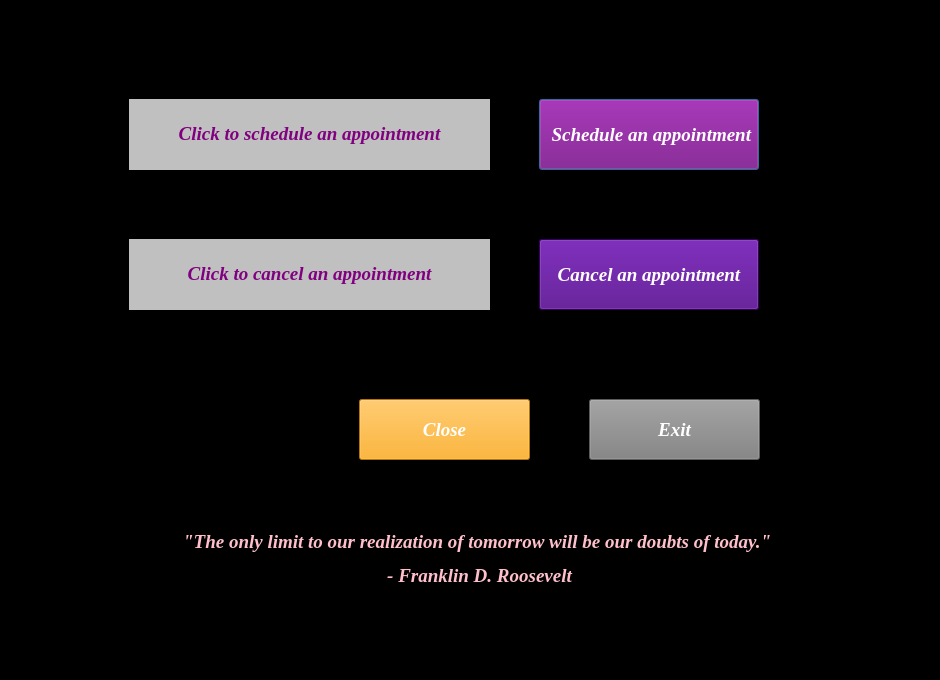
<?xml version="1.0" encoding="UTF-8"?>
<ui version="4.0">
 <class>DoctorsAppointmentDialog</class>
 <widget class="QDialog" name="DoctorsAppointmentDialog">
  <property name="geometry">
   <rect>
    <x>0</x>
    <y>0</y>
    <width>940</width>
    <height>680</height>
   </rect>
  </property>
  <property name="windowTitle">
   <string>Dialog</string>
  </property>
  <property name="styleSheet">
   <string notr="true">background-color: black;
</string>
  </property>
  <widget class="QWidget" name="widget" native="true">
   <property name="geometry">
    <rect>
     <x>19</x>
     <y>19</y>
     <width>901</width>
     <height>651</height>
    </rect>
   </property>
   <property name="styleSheet">
    <string notr="true">background-color: black;
</string>
   </property>
   <widget class="QPushButton" name="buttonScheduleAppointment">
    <property name="geometry">
     <rect>
      <x>520</x>
      <y>80</y>
      <width>220</width>
      <height>71</height>
     </rect>
    </property>
    <property name="font">
     <font>
      <family>Times New Roman</family>
      <pointsize>14</pointsize>
      <italic>true</italic>
      <bold>true</bold>
     </font>
    </property>
    <property name="styleSheet">
     <string notr="true">color: white;
background-color: purple;
</string>
    </property>
    <property name="text">
     <string> Schedule an appointment</string>
    </property>
   </widget>
   <widget class="QPushButton" name="buttonCancelAppointment">
    <property name="geometry">
     <rect>
      <x>520</x>
      <y>220</y>
      <width>220</width>
      <height>71</height>
     </rect>
    </property>
    <property name="font">
     <font>
      <family>Times New Roman</family>
      <pointsize>14</pointsize>
      <italic>true</italic>
      <bold>true</bold>
     </font>
    </property>
    <property name="styleSheet">
     <string notr="true">color: white;
background-color: indigo;
</string>
    </property>
    <property name="text">
     <string>Cancel an appointment</string>
    </property>
   </widget>
   <widget class="QPushButton" name="buttonExit">
    <property name="geometry">
     <rect>
      <x>570</x>
      <y>380</y>
      <width>171</width>
      <height>61</height>
     </rect>
    </property>
    <property name="font">
     <font>
      <family>Times New Roman</family>
      <pointsize>14</pointsize>
      <italic>true</italic>
      <bold>true</bold>
     </font>
    </property>
    <property name="styleSheet">
     <string notr="true">color: white;
background-color: grey;
</string>
    </property>
    <property name="text">
     <string>Exit</string>
    </property>
   </widget>
   <widget class="QPushButton" name="buttonClose">
    <property name="geometry">
     <rect>
      <x>340</x>
      <y>380</y>
      <width>171</width>
      <height>61</height>
     </rect>
    </property>
    <property name="font">
     <font>
      <family>Times New Roman</family>
      <pointsize>14</pointsize>
      <italic>true</italic>
      <bold>true</bold>
     </font>
    </property>
    <property name="styleSheet">
     <string notr="true">color: white;
background-color: orange;
</string>
    </property>
    <property name="text">
     <string>Close</string>
    </property>
   </widget>
   <widget class="QLabel" name="label">
    <property name="geometry">
     <rect>
      <x>30</x>
      <y>510</y>
      <width>861</width>
      <height>61</height>
     </rect>
    </property>
    <property name="font">
     <font>
      <family>Times New Roman</family>
      <pointsize>10</pointsize>
      <italic>true</italic>
      <bold>true</bold>
     </font>
    </property>
    <property name="styleSheet">
     <string notr="true">color: pink;
background-color: black;
</string>
    </property>
    <property name="text">
     <string>&lt;html&gt;&lt;head/&gt;&lt;body&gt;&lt;p align=&quot;center&quot;&gt;&lt;span style=&quot; font-size:14pt;&quot;&gt;&amp;quot;The only limit to our realization of tomorrow will be our doubts of today.&amp;quot; &lt;/span&gt;&lt;/p&gt;&lt;p align=&quot;center&quot;&gt;&lt;span style=&quot; font-size:14pt;&quot;&gt;- Franklin D. Roosevelt&lt;/span&gt;&lt;/p&gt;&lt;/body&gt;&lt;/html&gt;</string>
    </property>
   </widget>
   <widget class="QLabel" name="label_2">
    <property name="geometry">
     <rect>
      <x>110</x>
      <y>80</y>
      <width>361</width>
      <height>71</height>
     </rect>
    </property>
    <property name="font">
     <font>
      <family>Times New Roman</family>
      <pointsize>14</pointsize>
      <italic>true</italic>
      <bold>true</bold>
     </font>
    </property>
    <property name="styleSheet">
     <string notr="true">color: purple;
background-color: silver;
</string>
    </property>
    <property name="text">
     <string>&lt;html&gt;&lt;head/&gt;&lt;body&gt;&lt;p align=&quot;center&quot;&gt;Click to schedule an appointment&lt;/p&gt;&lt;/body&gt;&lt;/html&gt;</string>
    </property>
   </widget>
   <widget class="QLabel" name="label_3">
    <property name="geometry">
     <rect>
      <x>110</x>
      <y>220</y>
      <width>361</width>
      <height>71</height>
     </rect>
    </property>
    <property name="font">
     <font>
      <family>Times New Roman</family>
      <pointsize>14</pointsize>
      <italic>true</italic>
      <bold>true</bold>
     </font>
    </property>
    <property name="styleSheet">
     <string notr="true">color: purple;
background-color: silver;
</string>
    </property>
    <property name="text">
     <string>&lt;html&gt;&lt;head/&gt;&lt;body&gt;&lt;p align=&quot;center&quot;&gt;Click to cancel an appointment&lt;/p&gt;&lt;/body&gt;&lt;/html&gt;</string>
    </property>
   </widget>
  </widget>
 </widget>
 <resources/>
 <connections/>
</ui>
